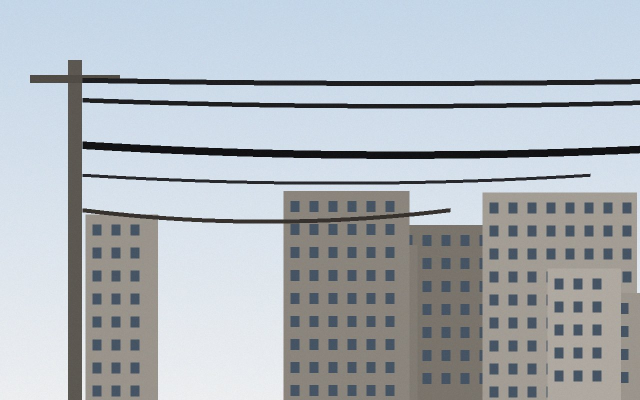
#> input picture app/web/assets/samples/synthetic-pole.jpg, 1280 x 800 px (shown at 1/2 size)
$ python -i diagnostic.py   (imports and definitions only)
#> lines starting #> are read from the running program, lines starting #| are printed output that depends on the picture
"""Multi-panel diagnostic figure (v2.8, v2.9): original | segmentation | spans, clearance and verdict.

v2.9: panel 1 carries the reliability grade badge with its plain-English reason; panel 2 a
class legend; panel 3 tells primary spans (filled by CRS level, "S<n>") from steep service
drops (cyan outline, "D<n>", not scored for sag) and has a level legend; a strip under the
panels prints the verdict reasons, so the figure reads on its own in the PDF and the batch tool.

Panel 2 colours pixels by class (power blue, telecom violet, abandoned orange, vegetation green).
Panel 3 colours each span by its CRS level (green low, amber medium, red high, grey not scored),
draws vegetation clearance lines with their pixel gap (and the approximate metre range), marks
loose-end candidates, and shows the verdict as a badge. Pure OpenCV, deterministic.
"""

from __future__ import annotations

import cv2
import numpy as np

CLASS_BGR = {"power-distribution-lines": (255, 150, 60), "telecom-cable": (220, 110, 190),
             "abandoned-wire": (40, 140, 255), "Vegetation": (70, 190, 80)}
LEVEL_BGR = {"low": (60, 180, 60), "medium": (20, 170, 230), "high": (50, 50, 230), None: (150, 150, 150)}
VERDICT_BGR = {"AT RISK - HIGH": (40, 40, 210), "AT RISK - MODERATE": (20, 150, 230), "NOT AT RISK": (60, 160, 60),
               "INCONCLUSIVE - RETAKE PHOTO": (110, 110, 110)}


# [17 lines left out: functions _fill, _label, not called in this run]


DROP_BGR = (230, 220, 40)
GRADE_BGR = {"A": (60, 160, 60), "B": (40, 150, 200), "C": (20, 120, 230), "Retake recommended": (50, 50, 200)}


# [32 lines left out: functions _legend, _wrap, _centroid, not called in this run]


def render_diagnostic(rgb: np.ndarray, result: dict, panel_long: int = 900) -> np.ndarray:
    """result: the serialized analysis (app.services.analysis.serialize_result). Returns BGR."""
#> called with result = 'out.png', panel_long = 900
    h, w = rgb.shape[:2]
#> h = 800; w = 1280
    s = panel_long / max(h, w)
#> s = 0.703
    size = (max(1, round(w * s)), max(1, round(h * s)))
#> size = (900, 562)
    base = cv2.resize(cv2.cvtColor(rgb, cv2.COLOR_RGB2BGR), size, interpolation=cv2.INTER_AREA)
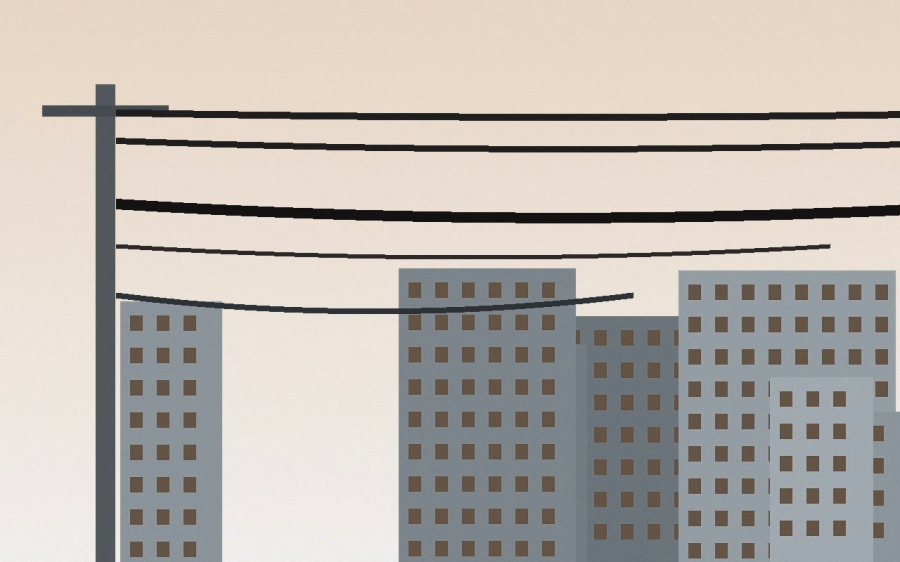
#> base: shape (562, 900, 3); mean R, G, B 186.4, 180.3, 174
    sc = lambda pts: [[int(round(x * s)), int(round(y * s))] for x, y in pts]  # noqa: E731
    fs = max(0.45, panel_long / 1600)
    seg = (base * 0.55).astype(np.uint8)
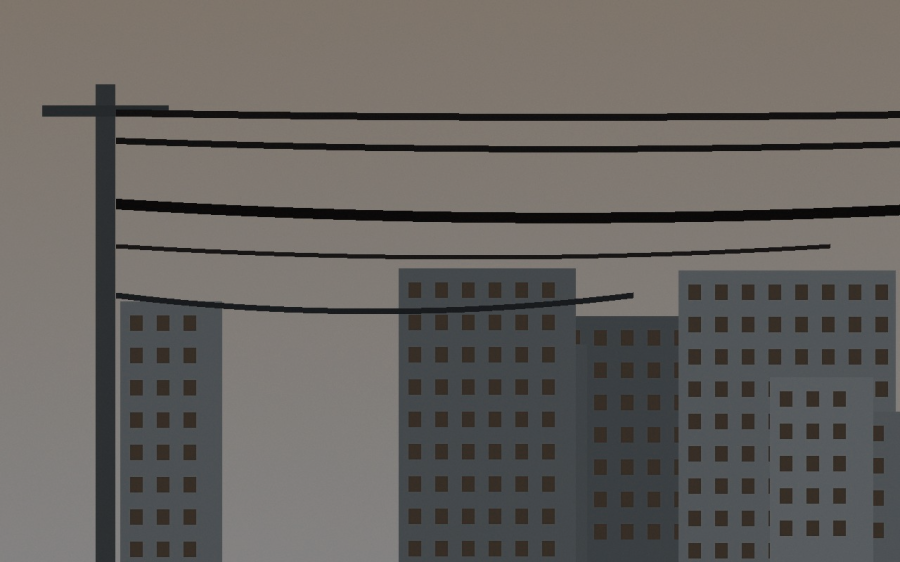
#> seg: shape (562, 900, 3); mean R, G, B 102.1, 98.7, 95.2
    for v in result.get("vegetation") or []:
        _fill(seg, [sc(p) for p in v["mask_polygons"]], CLASS_BGR["Vegetation"], 0.55)
    for wr in result.get("wires") or []:
        _fill(seg, [sc(p) for p in wr["mask_polygons"]], CLASS_BGR.get(wr["class"], (200, 200, 200)), 0.9)
    risk = (base * 0.55).astype(np.uint8)
    for v in result.get("vegetation") or []:
        _fill(risk, [sc(p) for p in v["mask_polygons"]], CLASS_BGR["Vegetation"], 0.35)
    drops = 0
    for wr in result.get("wires") or []:
        polys = [sc(p) for p in wr["mask_polygons"]]
        if wr.get("status") == "service_drop":
            drops += 1
            _fill(risk, polys, DROP_BGR, 0.6)
            for p in polys:
                if len(p) >= 3:
                    cv2.polylines(risk, [np.asarray(p, np.int32)], True, DROP_BGR, 1, cv2.LINE_AA)
        else:
            _fill(risk, polys, LEVEL_BGR.get(wr["level"], LEVEL_BGR[None]), 0.95)
        if wr.get("catenary_curve"):
            cv2.polylines(risk, [np.asarray(sc(wr["catenary_curve"]), np.int32)], False, (255, 255, 255), 1, cv2.LINE_AA)
        if wr.get("level") in ("medium", "high") or wr.get("status") == "service_drop":
            c = _centroid(wr["mask_polygons"], s)
            if c:
                tag = f"D{wr['index']}" if wr.get("status") == "service_drop" else f"S{wr['index']}"
                _label(risk, tag, (min(c[0], size[0] - 40), max(c[1], 14)), fs * 0.6)
    hz = result.get("hazard") or {}
    fac = hz.get("factors") or {}
    for row in (fac.get("vegetation") or [])[:5]:
        if "wire_point" not in row or row["gap_px"] > 60:
            continue
        (wy, wx), (vy, vx) = row["wire_point"], row["vegetation_point"]
        a, b = (int(wx * s), int(wy * s)), (int(vx * s), int(vy * s))
        cv2.line(risk, a, b, (255, 255, 0), 2, cv2.LINE_AA)
        txt = f"{row['gap_px']:.0f}px"
        if row.get("gap_m_approx"):
            lo, hi = row["gap_m_approx"]
            txt += f" ~{(lo + hi) / 2:.2f}+/-{(hi - lo) / 2:.2f}m"
        _label(risk, txt, (min(a[0], size[0] - 160), max(a[1] - 6, 14)), fs * 0.8)
    for e in fac.get("loose_ends") or []:
        c = (int(e["x"] * s), int(e["y"] * s))
        cv2.circle(risk, c, max(6, int(10 * fs)), (0, 255, 255), 2, cv2.LINE_AA)
    verdict = hz.get("verdict")
    if verdict:
        _label(risk, verdict, (10, int(30 * fs) + 8), fs * 1.2, (255, 255, 255), VERDICT_BGR.get(verdict, (80, 80, 80)))
    q = result.get("quality") or {}
    if q.get("grade"):
        g = q["grade"]
        badge = f"Grade {g}" if len(g) == 1 else ("INCONCLUSIVE - RETAKE PHOTO" if verdict == "INCONCLUSIVE - RETAKE PHOTO"
                                                 else "RETAKE RECOMMENDED")
        if q.get("reliability") is not None:
            badge += f"  (R = {q['reliability']:.2f})"
        _label(base, badge, (10, int(30 * fs) + 8), fs * 1.1, (255, 255, 255), GRADE_BGR.get(g, (80, 80, 80)))
        for i, line in enumerate(_wrap(q.get("reason") or q.get("advice") or "", size[0] - 30, fs * 0.75)[:3]):
            _label(base, line, (10, int(62 * fs) + 16 + i * int(26 * fs + 8)), fs * 0.75)
    _legend(seg, [(CLASS_BGR["power-distribution-lines"], "power line"), (CLASS_BGR["telecom-cable"], "telecom cable"),
                  (CLASS_BGR["abandoned-wire"], "abandoned wire"), (CLASS_BGR["Vegetation"], "vegetation")], fs)
    _legend(risk, [(LEVEL_BGR["low"], "span: low CRS"), (LEVEL_BGR["medium"], "span: medium"),
                   (LEVEL_BGR["high"], "span: high"), (LEVEL_BGR[None], "span: not scored")]
            + ([(DROP_BGR, f"service drop ({drops})")] if drops else []), fs)
    for img, title in ((base, "Original + photo reliability"), (seg, "Segmentation"),
                       (risk, "Spans vs drops, clearance, verdict" if drops else "Spans, clearance, verdict")):
        _label(img, title, (10, size[1] - 10), fs)
    gap = np.full((size[1], 6, 3), 255, np.uint8)
    panels = np.hstack([base, gap, seg, gap, risk])
    reasons = (hz.get("reasons") or [])[:5]
    if not reasons:
        return panels
    rs = fs * 0.8
    lh = int(26 * rs / 0.8 * 0.8) + 10
    lines = [ln for r in reasons for ln in _wrap("- " + r, panels.shape[1] - 30, rs)][:8]
    strip = np.full((lh * len(lines) + 16, panels.shape[1], 3), 250, np.uint8)
    for i, ln in enumerate(lines):
        cv2.putText(strip, ln, (14, 8 + lh * (i + 1) - 6), cv2.FONT_HERSHEY_SIMPLEX, rs, (30, 30, 30),
                    max(1, int(round(rs * 1.5))), cv2.LINE_AA)
    return np.vstack([panels, strip])


# [7 lines left out: function outcome_to_result, not called in this run]

>>> import cv2
>>> picture = cv2.cvtColor(cv2.imread('../web/assets/samples/synthetic-pole.jpg'), cv2.COLOR_BGR2RGB)
#> (the run stopped early here; a loop or call above may not have finished)
